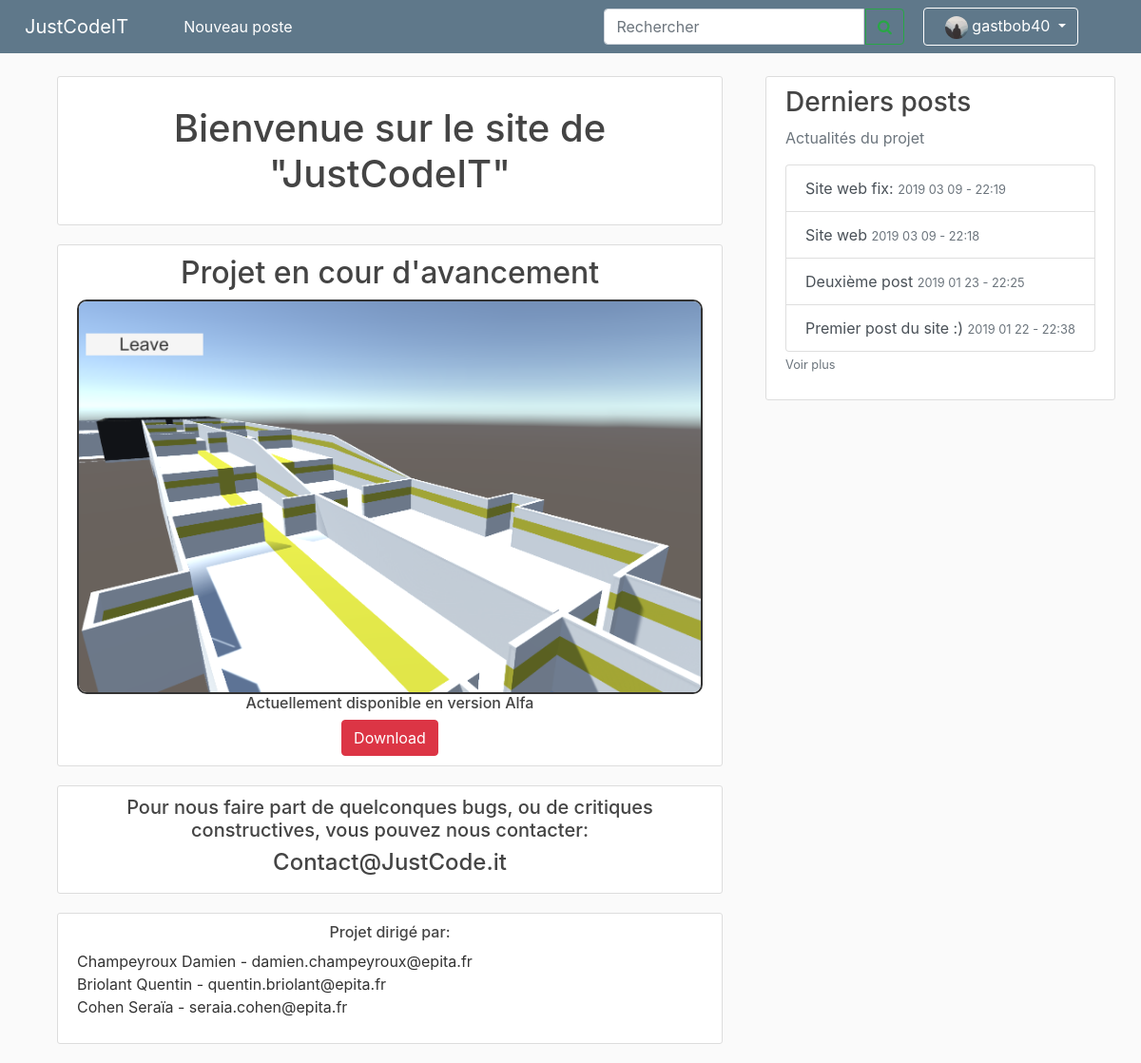
Screenshot of / (signed in) with the database file from the repository.
### site_jci/models.py (models this page shows, shortened)
class User(db.Model, UserMixin):
    id = db.Column(db.Integer, primary_key=True)
    username = db.Column(db.String(20), unique=True, nullable=False)
    password = db.Column(db.String(60), nullable=False)
    image_file = db.Column(db.String(20), nullable=False, default='default.jpg')
    permission = db.Column(db.String(40), nullable=False)
    posts = db.relationship('Post', backref='author', lazy=True)

class Post(db.Model):
    id = db.Column(db.Integer, primary_key=True)
    title = db.Column(db.String(100), nullable=False)
    date_posted = db.Column(db.DateTime, nullable=False, default=datetime.utcnow)
    content = db.Column(db.Text, nullable=False)
    user_id = db.Column(db.Integer, db.ForeignKey('user.id'), nullable=False)

### site_jci/routes.py (the view)
@app.route("/")
def homePage():
    return render_template("home.html")

### site_jci/models.py (called while the page is built)
@login_manager.user_loader
def load_user(user_id):
    return User.query.get(int(user_id))

### site_jci/routes.py (called while the page is built)
@app.context_processor
def context_processor():
    posts = db.session.query(Post).all()
    if current_user.is_authenticated:
        image_file = url_for('static', filename='profile_pics/' + current_user.image_file)
        return dict(posts=posts, image_file_user=image_file)
    return dict(posts=posts)

### site_jci/templates/home.html (shortened to what this page needs)
{% extends "layout.html" %}
{% block content %}
<main role="main" class="container">
  <div class="content-section">
      <h1 class="text-center" style="margin: 3%">Bienvenue sur le site de "JustCodeIT"</h1>
  </div>
  <div class="content-section" style="text-align:center">
    <h2 class="text-center"> Projet en cour d'avancement</h2>
    <img class="img-fluid" style="width: 100%;border-style:solid; border-width: 2px;border-radius: 10px;" src="../static/profile_pics/Play-escapIT.png">
    <h6 class="text-center">Actuellement disponible en version Alfa</h6>
    <button type="button" class="btn btn-danger">Download</button>
  </div>
  <div class="content-section" style="text-align:center">
      <h5 class="text-center"> Pour nous faire part de quelconques bugs, ou de critiques constructives, vous pouvez nous contacter:</h5>
      <h4>Contact@JustCode.it</h4>
  </div>
  <div class="content-section" style="text-align:left">
      <h6 class="text-center"> Projet dirigé par:</h6>
      <p>Champeyroux Damien - damien.champeyroux@epita.fr <br> Briolant Quentin - quentin.briolant@epita.fr <br> Cohen Seraïa - seraia.cohen@epita.fr </p>
  </div>
</main>
{% endblock %}

### site_jci/templates/layout.html (shortened to what this page needs)
<!DOCTYPE html>
<html lang="en">
<head>
    <link rel="stylesheet" href="https://stackpath.bootstrapcdn.com/bootstrap/4.1.3/css/bootstrap.min.css"
>
    <link rel="stylesheet" type="text/css" href="{{ url_for('static', filename='main.css') }}">
    <link rel="stylesheet" href="https://cdnjs.cloudflare.com/ajax/libs/font-awesome/4.7.0/css/font-awesome.min.css">
</head>
<body>
    <nav class="navbar navbar-expand-md navbar-dark bg-steel fixed-top">
        <a class="navbar-brand" style="margin:0 50px 0 10px" href="{{ url_for('homePage') }}">JustCodeIT</a>
        <div class="navbar-collapse collapse show" id="navbarsExample04" style="">
            <ul class="navbar-nav mr-auto">
                {% if current_user.is_authenticated %}
                <li class="nav-item active rm-lt">
                    <a class="nav-link" href="{{ url_for('new_post') }}">Nouveau poste<span class="sr-only">(current)</span></a>
                </li>
                {% endif %}
            </ul>
            <form class="form-inline my-2 my-md-0">
                <div class="" style="">
                    <input class="form-control " type="search" placeholder="Rechercher" aria-label="Search4" style=" border-top-right-radius:0;border-bottom-right-radius:0">
                    <button class="btn btn-outline-success rm-lt" type="" style="margin-left:
                            -4px;border-bottom-left-radius: 0%;border-top-left-radius:0 "><i
                            class="fa fa-search"></i></button>
                </div>
                <div class="navbar-nav rm-lt">
                    {% if current_user.is_authenticated %}
                    <li class="nav-item dropdown" style="margin-right:50px;">
                        <a class="btn btn-dark dropdown-toggle " style="margin-left:20px; background-color:#5f788a ;border-color: white"
                            href="#" id="navbarDropdown" role="button" data-toggle="dropdown" aria-haspopup="true"
                            aria-expanded="false">
                            <img class="rounded-circle account-img" src="{{ image_file_user }}" style="width: 2vw; height: 2vw; margin: 0px 0px 0px 10px">
                            {{ current_user.username }}
                            {% endif %}
                        </a>
                        {% if current_user.is_authenticated %}
                    </li>
                    {% else %}
                    <a class="nav-item nav-link" style="margin-left:50px;" href="{{ url_for('login') }}">Se connecter</a>
                    {% endif %}
                </div>
            </form>
        </div>
    </nav>
    <main role="main" class="container ">
        <div class="row">
            <div class="col-md-8">
                {% block content %}{% endblock %}
            </div>
            <div class="col-md-4">
                <div class="content-section info-list">
                    <h3>Derniers posts</h3>
                    <p class='text-muted'>Actualités du projet
                        <div class="list-group">
                            {% for post in posts|sort(attribute='date_posted', reverse = True) %}
                            {% if loop.index <= 6 %} <a href="/post/{{ post.id }}" class="list-group-item list-group-item-action">{{
                                post.title
                                }} <small class="text-muted">{{ post.date_posted.strftime('%Y %m %d - %H:%M') }}</small></a>
                                {% endif %}
                                {% endfor %}
                        </div>
                        <a class="text-muted" href="{{ url_for('list_posts') }}"><small>Voir plus</small></smal></a>
                    </p>
                </div>
            </div>
        </div>
    </main>
</html>

### site_jci/static/main.css (style rules this page uses)
body { background: #fafafa; color: #333333; margin-top: 5rem; }
h1, h2, h3, h4, h5, h6 { color: #444444; }
.bg-steel { background-color: #5f788a; }
.content-section { background: #ffffff; padding: 10px 20px; border: 1px solid #dddddd; border-radius: 3px; margin-bottom: 20px; }
.account-img { height: 125px; width: 125px; margin-right: 20px; margin-bottom: 16px; }
.info-list { position: fixed; }

### rows the page displays
User: username "gastbob40"
Post: title "Site web fix:", date_posted "2019 03 09 - 22:19"
Post: title "Site web", date_posted "2019 03 09 - 22:18"
Post: title "Deuxième post", date_posted "2019 01 23 - 22:25"
Post: title "Premier post du site :)", date_posted "2019 01 22 - 22:38"
